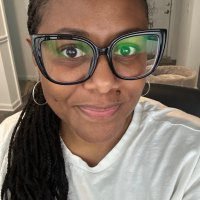
#> input picture images/image_200x200.png, 200 x 200 px
$ python opencv_operations.py   (older library calls are emulated)
#> lines starting #> are read from the running program, lines starting #| are printed output that depends on the picture; after the words box and inside, x2 and y2 are one past the last pixel; in counts of white or black regions, pixels touching at a corner belong together
from pathlib import Path
import cv2
import numpy as np
import pandas as pd
import matplotlib.pyplot as plt


def save_matrix_csv(matrix, output_path):
    """
    Save a numerical matrix to CSV with no row or column labels.
    """
    pd.DataFrame(matrix).to_csv(
        output_path,
        header=False,
        index=False
    )


def perform_color_intensity_operations():
    """
    Perform the required Part B color and intensity operations.
    """

    # Define relative paths
    input_path = Path("images/image_200x200.png")
    image_output_folder = Path("outputs/color_intensity/images")
    csv_output_folder = Path("outputs/color_intensity/csv")
    histogram_output_folder = Path("outputs/color_intensity/histograms")

    # Automatically create output folders
    image_output_folder.mkdir(parents=True, exist_ok=True)
    csv_output_folder.mkdir(parents=True, exist_ok=True)
    histogram_output_folder.mkdir(parents=True, exist_ok=True)

    # Load the prepared 200 x 200 image
    image = cv2.imread(str(input_path))
#> image is the input picture: shape (200, 200, 3); mean B, G, R 104.2, 117.1, 132.9

    if image is None:
        raise FileNotFoundError(
            f"Could not load image: {input_path}"
        )

    # Confirm required dimensions
    height, width = image.shape[:2]
#> height = 200; width = 200

    if height != 200 or width != 200:
        raise ValueError(
            "Input image must be exactly 200 x 200 pixels."
        )

    # ---------------------------------------------------------
    # 1. Convert BGR image to grayscale
    # ---------------------------------------------------------
    gray = cv2.cvtColor(
        image,
        cv2.COLOR_BGR2GRAY
    )

    cv2.imwrite(
        str(image_output_folder / "01_grayscale.png"),
        gray
    )

    save_matrix_csv(
        gray,
        csv_output_folder / "01_grayscale.csv"
    )

    # ---------------------------------------------------------
    # 2. Separate blue, green, and red channels
    # ---------------------------------------------------------
    blue, green, red = cv2.split(image)
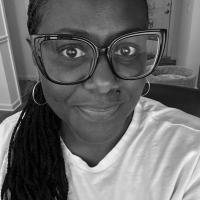
#> blue: shape (200, 200); min 0, max 247, mean 104.2

    cv2.imwrite(
        str(image_output_folder / "02_blue_channel.png"),
        blue
    )

    cv2.imwrite(
        str(image_output_folder / "02_green_channel.png"),
        green
    )

    cv2.imwrite(
        str(image_output_folder / "02_red_channel.png"),
        red
    )

    save_matrix_csv(
        blue,
        csv_output_folder / "02_blue_channel.csv"
    )

    save_matrix_csv(
        green,
        csv_output_folder / "02_green_channel.csv"
    )

    save_matrix_csv(
        red,
        csv_output_folder / "02_red_channel.csv"
    )

    # ---------------------------------------------------------
    # 3. Reconstruct color image by merging B, G, R
    # ---------------------------------------------------------
    reconstructed = cv2.merge(
        [blue, green, red]
    )

    cv2.imwrite(
        str(image_output_folder / "03_reconstructed_color.png"),
        reconstructed
    )

    # ---------------------------------------------------------
    # 4. Image negative
    # I_negative = 255 - I
    # ---------------------------------------------------------
    negative = 255 - gray
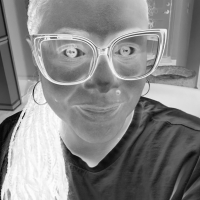
#> negative: shape (200, 200); min 5, max 254, mean 134.6

    cv2.imwrite(
        str(image_output_folder / "04_negative.png"),
        negative
    )

    save_matrix_csv(
        negative,
        csv_output_folder / "04_negative.csv"
    )

    # ---------------------------------------------------------
    # 5. Increase brightness by 40
    # I_bright = clip(I + 40, 0, 255)
    # ---------------------------------------------------------
    bright = np.clip(
        gray.astype(np.int16) + 40,
        0,
        255
    ).astype(np.uint8)

    cv2.imwrite(
        str(image_output_folder / "05_brightness_plus_40.png"),
        bright
    )

    save_matrix_csv(
        bright,
        csv_output_folder / "05_brightness_plus_40.csv"
    )

    # ---------------------------------------------------------
    # 6. Modify contrast
    # I_contrast = clip(1.25 * I, 0, 255)
    # ---------------------------------------------------------
    contrast = np.clip(
        gray.astype(np.float32) * 1.25,
        0,
        255
    ).astype(np.uint8)
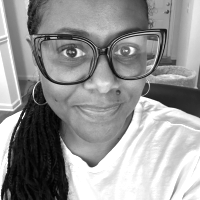
#> contrast: shape (200, 200); min 1, max 255, mean 148.5

    cv2.imwrite(
        str(image_output_folder / "06_contrast_1_25.png"),
        contrast
    )

    save_matrix_csv(
        contrast,
        csv_output_folder / "06_contrast_1_25.csv"
    )

    # ---------------------------------------------------------
    # 7. Binary threshold at 127
    # ---------------------------------------------------------
    _, binary = cv2.threshold(
        gray,
        127,
        255,
        cv2.THRESH_BINARY
    )
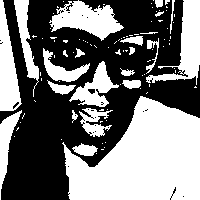
#> binary: shape (200, 200); 47.4% white; 99 white regions (76 under 20 px), largest, box (x1, y1, x2, y2) and area: (62, 96, 200, 200) 9465, (146, 0, 200, 85) 1654, (49, 0, 124, 41) 1611

    cv2.imwrite(
        str(image_output_folder / "07_binary_threshold_127.png"),
        binary
    )

    save_matrix_csv(
        binary,
        csv_output_folder / "07_binary_threshold_127.csv"
    )

    # ---------------------------------------------------------
    # 8. Histogram equalization
    # ---------------------------------------------------------
    equalized = cv2.equalizeHist(gray)
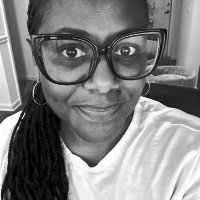
#> equalized: shape (200, 200); min 0, max 255, mean 128.1

    cv2.imwrite(
        str(image_output_folder / "08_histogram_equalized.png"),
        equalized
    )

    save_matrix_csv(
        equalized,
        csv_output_folder / "08_histogram_equalized.csv"
    )

    # ---------------------------------------------------------
    # 9. Original and equalized grayscale histograms
    # ---------------------------------------------------------
    plt.figure()
    plt.hist(
        gray.ravel(),
        bins=256,
        range=[0, 256]
    )
    plt.title("Original Grayscale Histogram")
    plt.xlabel("Pixel Intensity")
    plt.ylabel("Frequency")
    plt.tight_layout()
    plt.savefig(
        histogram_output_folder / "09_original_histogram.png"
    )
#> figure, not shown here; tallest bar 391 high, from x = 125 to 126
    plt.close()

    plt.figure()
    plt.hist(
        equalized.ravel(),
        bins=256,
        range=[0, 256]
    )
    plt.title("Equalized Grayscale Histogram")
    plt.xlabel("Pixel Intensity")
    plt.ylabel("Frequency")
    plt.tight_layout()
    plt.savefig(
        histogram_output_folder / "09_equalized_histogram.png"
    )
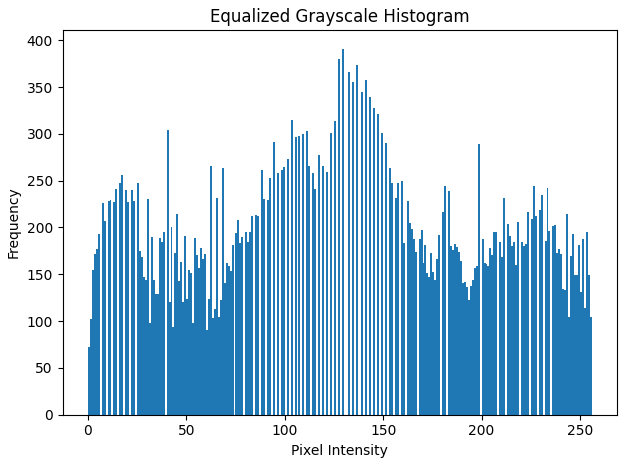
#> figure drawn by matplotlib, 1 panel; tallest bar 391 high, from x = 129 to 130
    plt.close()

    print("Color and intensity operations completed successfully.")
    print(f"Input shape: {image.shape}")
#| Input shape: (200, 200, 3)
    print(f"Grayscale shape: {gray.shape}")
#| Grayscale shape: (200, 200)
    print(f"Binary shape: {binary.shape}")
#| Binary shape: (200, 200)
    print(f"Equalized shape: {equalized.shape}")
#| Equalized shape: (200, 200)

def perform_geometric_operations():
    """
    Perform the required Part B geometric operations.
    """

    input_path = Path("images/image_200x200.png")
    image_output_folder = Path("outputs/geometric/images")
    csv_output_folder = Path("outputs/geometric/csv")

    image_output_folder.mkdir(parents=True, exist_ok=True)
    csv_output_folder.mkdir(parents=True, exist_ok=True)

    # Load grayscale image
    image = cv2.imread(str(input_path), cv2.IMREAD_GRAYSCALE)
#> image: shape (200, 200); min 1, max 250, mean 119.9

    if image is None:
        raise FileNotFoundError(
            f"Could not load image: {input_path}"
        )

    # ---------------------------------------------------------
    # 10. Extract center 100 x 100 region
    # Rows 50-149 and columns 50-149
    # ---------------------------------------------------------
    center_crop = image[50:150, 50:150]
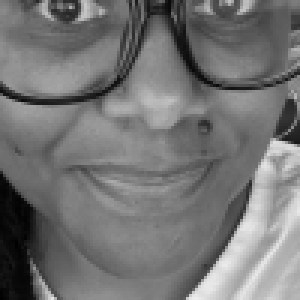
#> center_crop: shape (100, 100) (shown 3 times larger); min 1, max 237, mean 116.4

    cv2.imwrite(
        str(image_output_folder / "10_center_100x100.png"),
        center_crop
    )

    save_matrix_csv(
        center_crop,
        csv_output_folder / "10_center_100x100.csv"
    )

    # ---------------------------------------------------------
    # 11. Flip horizontally
    # ---------------------------------------------------------
    horizontal_flip = cv2.flip(image, 1)

    cv2.imwrite(
        str(image_output_folder / "11_horizontal_flip.png"),
        horizontal_flip
    )

    save_matrix_csv(
        horizontal_flip,
        csv_output_folder / "11_horizontal_flip.csv"
    )

    # ---------------------------------------------------------
    # 12. Flip vertically
    # ---------------------------------------------------------
    vertical_flip = cv2.flip(image, 0)

    cv2.imwrite(
        str(image_output_folder / "12_vertical_flip.png"),
        vertical_flip
    )

    save_matrix_csv(
        vertical_flip,
        csv_output_folder / "12_vertical_flip.csv"
    )

    # ---------------------------------------------------------
    # 13. Rotate 90 degrees clockwise
    # ---------------------------------------------------------
    rotated_90 = cv2.rotate(
        image,
        cv2.ROTATE_90_CLOCKWISE
    )

    cv2.imwrite(
        str(image_output_folder / "13_rotate_90.png"),
        rotated_90
    )

    save_matrix_csv(
        rotated_90,
        csv_output_folder / "13_rotate_90.csv"
    )

    # ---------------------------------------------------------
    # 14. Rotate 30 degrees about image center
    # ---------------------------------------------------------
    height, width = image.shape
    center = (width / 2, height / 2)

    rotation_matrix = cv2.getRotationMatrix2D(
        center,
        30,
        1.0
    )

    rotated_30 = cv2.warpAffine(
        image,
        rotation_matrix,
        (width, height)
    )

    cv2.imwrite(
        str(image_output_folder / "14_rotate_30.png"),
        rotated_30
    )

    save_matrix_csv(
        rotated_30,
        csv_output_folder / "14_rotate_30.csv"
    )

    # ---------------------------------------------------------
    # 15. Resize from 200 x 200 to 100 x 100
    # ---------------------------------------------------------
    resized_100 = cv2.resize(
        image,
        (100, 100),
        interpolation=cv2.INTER_AREA
    )

    cv2.imwrite(
        str(image_output_folder / "15_resize_100x100.png"),
        resized_100
    )

    save_matrix_csv(
        resized_100,
        csv_output_folder / "15_resize_100x100.csv"
    )

    # ---------------------------------------------------------
    # 16a. Resize back to 200 x 200 using nearest neighbor
    # ---------------------------------------------------------
    nearest = cv2.resize(
        resized_100,
        (200, 200),
        interpolation=cv2.INTER_NEAREST
    )

    cv2.imwrite(
        str(image_output_folder / "16_nearest_neighbor.png"),
        nearest
    )

    save_matrix_csv(
        nearest,
        csv_output_folder / "16_nearest_neighbor.csv"
    )

    # ---------------------------------------------------------
    # 16b. Resize back to 200 x 200 using bilinear interpolation
    # ---------------------------------------------------------
    bilinear = cv2.resize(
        resized_100,
        (200, 200),
        interpolation=cv2.INTER_LINEAR
    )

    cv2.imwrite(
        str(image_output_folder / "16_bilinear.png"),
        bilinear
    )

    save_matrix_csv(
        bilinear,
        csv_output_folder / "16_bilinear.csv"
    )

    print("Geometric operations completed successfully.")
    print(f"Center crop shape: {center_crop.shape}")
    print(f"90-degree rotation shape: {rotated_90.shape}")
    print(f"30-degree rotation shape: {rotated_30.shape}")
    print(f"Reduced image shape: {resized_100.shape}")
    print(f"Nearest-neighbor shape: {nearest.shape}")
    print(f"Bilinear shape: {bilinear.shape}")

# [585 lines left out: functions perform_spatial_filtering, perform_edge_detection, perform_morphological_operations, perform_contour_analysis, not called in this run]


if __name__ == "__main__":
    perform_color_intensity_operations()
#> (the run stopped early here; a loop or call above may not have finished)
